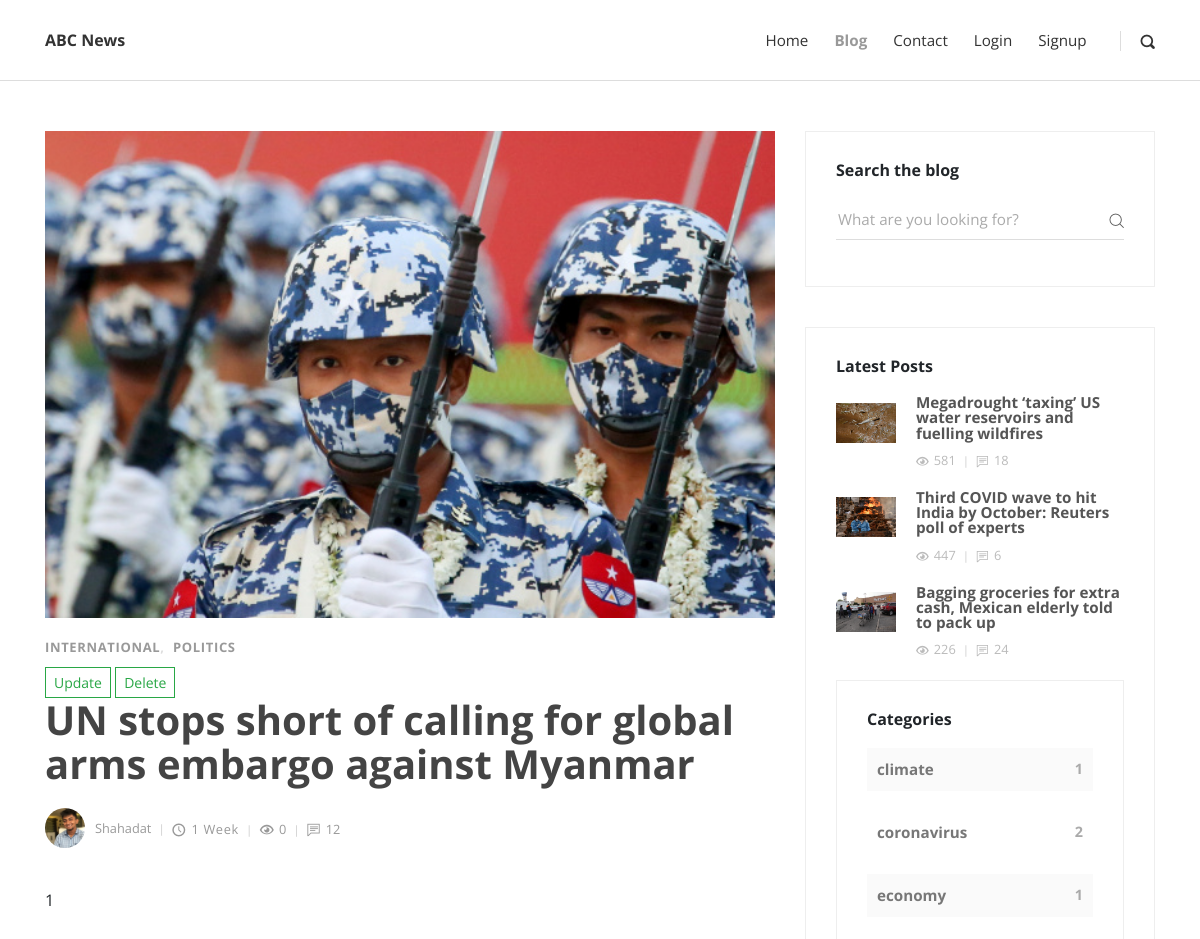
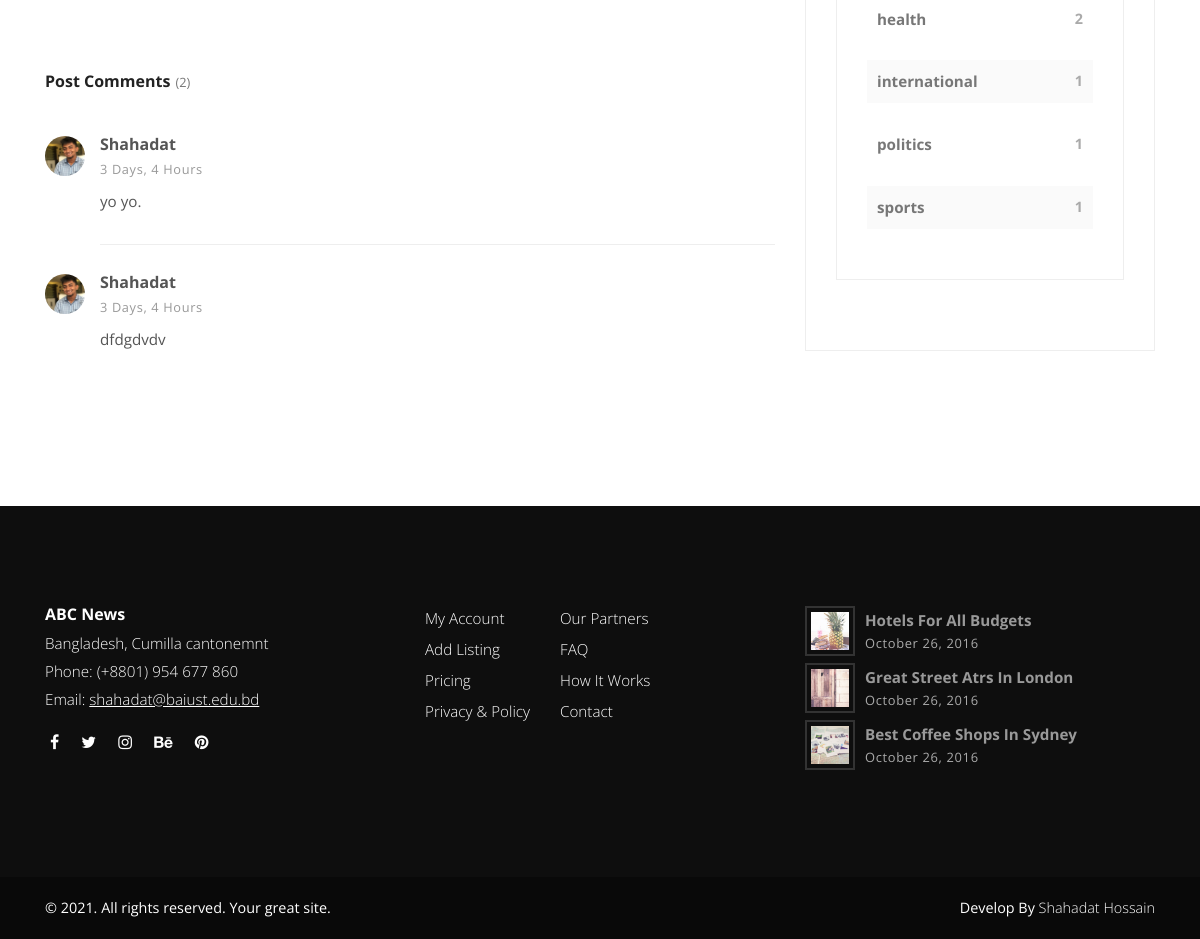
The app's page /post/1/ with its own data (2 pictures, top to bottom).
### blog/models/post.py (models this page shows, shortened)
class Post(models.Model):
    title = models.CharField(max_length=120)
    author = models.ForeignKey(Author, on_delete=models.CASCADE)
    categories = models.ManyToManyField(Category)
    overview = models.TextField(default='not available')
    thumbnail = models.ImageField(upload_to='post', default='no_image.jpeg')
    content = RichTextUploadingField(default='no content available')
    view_count = models.IntegerField(default=0)
    comment_count = models.IntegerField(default=0)
    timestamp = models.DateTimeField(auto_now_add=True)
    featured = models.BooleanField(default=True)
    previous_post = models.ForeignKey('self', on_delete=models.SET_NULL,
                                      related_name='previous',
                                      blank=True, null=True)
    next_post = models.ForeignKey('self', on_delete=models.SET_NULL,
                                  related_name='next',
                                  blank=True, null=True)
    def admin_photo(self):
        return mark_safe('<img src="{}" width="100" />'.format(self.thumbnail.url))
    admin_photo.short_description = 'Image'
    admin_photo.allow_tags = True
    def get_absolute_url(self):
        return reverse('post-view', kwargs={
            'id': self.id,
        })
    @property
    def get_comments(self):
        return self.comments.all().order_by('-timestamp')

class Comment(models.Model):
    user = models.ForeignKey(User, on_delete=models.CASCADE)
    timestamp = models.DateTimeField(auto_now_add=True)
    content = models.TextField()
    post = models.ForeignKey(Post, related_name='comments', on_delete=models.CASCADE)

### blog/models/category.py (models this page shows, shortened)
class Category(models.Model):
    name = models.CharField(max_length=20)

### blog/models/author.py (models this page shows, shortened)
class Author(models.Model):
    author = models.OneToOneField(User, on_delete=models.CASCADE)
    image = models.ImageField(upload_to='post', default='no_pic.jpg', blank=True)
    bio = models.TextField(max_length=500, blank=True)
    location = models.CharField(max_length=30, blank=True)
    birth_date = models.DateField(null=True, blank=True)
    def __str__(self):
        return str(self.author)
    def admin_photo(self):
        return mark_safe('<img src="{}" width="100" />'.format(self.image.url))
    admin_photo.short_description = 'Image'
    admin_photo.allow_tags = True

### blog/views/post_view.py (the view)
# urls.py: path('post/<id>/', postView, name='post-view'),
def postView(request, id):
    category_count = get_category_count()
    latest_post = Post.objects.order_by('-timestamp')[0:3]
    post = get_object_or_404(Post, id=id)
    form = CommentForm(request.POST or None)
    if request.method == "POST":
        if form.is_valid():
            form.instance.user = request.user
            form.instance.post = post
            form.save()
            return redirect(post, id=id)
    context = {
        'post': post,
        'category_count': category_count,
        'latest_post': latest_post,
        'form': form,
    }
    return render(request, 'post.html', context)

### blog/forms.py
class CommentForm(forms.ModelForm):
    content = forms.CharField(widget=forms.Textarea(attrs={
        'class': 'form-control',
        'placeholder': "Type your comment",
        'id': 'usercomment',
        'rows': '4'
    }))
    class Meta:
        model = Comment
        fields = ('content',)

### blog/views/category_count_view.py (called while the page is built)
def get_category_count():
    queryset = Post \
        .objects \
        .values('categories__name') \
        .annotate(Count('categories__name'))
    return queryset

### templates/post.html (shortened to what this page needs)
{% extends 'base.html' %}
{% load static %}
{% block content %}
<div class="container">
    <div class="row">
        <main class="post blog-post col-lg-8">
            <div class="container">
                <div class="post-single">
                    <div class="post-thumbnail"><img src="{{ post.thumbnail.url }}" alt="..." class="img-fluid"></div>
                    <div class="post-details">
                        <div class="post-meta d-flex justify-content-between">
                            <div class="category">
                                {% for cat in post.categories.all %}
                                <a href="#">{{ cat.name }}</a>
                                {% endfor %}
                            </div>
                        </div>
                        <a class="btn btn-outline-success btn-sm" href="{% url 'post-update' id=post.id%}"
                           type="submit">Update</a>
                        <a class="btn btn-outline-success btn-sm" href="{% url 'post-delete' id=post.id%}"
                           type="submit">Delete</a>
                        <h1>{{ post.title }}<a href="#"></a></h1>
                        <div class="post-footer d-flex align-items-center flex-column flex-sm-row">
                            <a href="#" class="author d-flex align-items-center flex-wrap">
                                <div class="avatar"><img src="{{ post.author.image.url }}" alt="..." class="img-fluid">
                                </div>
                                <div class="title"><span>{{ post.author }}</span></div>
                            </a>
                            <div class="d-flex align-items-center flex-wrap">
                                <div class="date"><i class="icon-clock"></i>{{ post.timestamp| timesince }}</div>
                                <div class="views"><i class="icon-eye"></i>{{ post.view_count }}</div>
                                <div class="comments meta-last"><i class="icon-comment"></i>{{ post.comment_count }}
                                </div>
                            </div>
                        </div>
                        <div class="post-body">
                            {{ post.content| safe }}
                        </div>
                        <div class="post-comments">
                            <header>
                                <h3 class="h6">Post Comments<span
                                        class="no-of-comments">({{ post.comments.count }})</span></h3>
                            </header>
                            {% for comment in post.get_comments %}
                            <div class="comment">
                                <div class="comment-header d-flex justify-content-between">
                                    <div class="user d-flex align-items-center">
                                        <div class="image">
                                            {% if comment.user.author %}
                                            <img src="{{ comment.user.author.image.url }}" alt="..."
                                                 class="img-fluid rounded-circle">
                                            {% else %}
                                            <img src="{% static 'img/user.svg' %}" alt="..."
                                                 class="img-fluid rounded-circle">
                                            {% endif %}
                                        </div>
                                        <div class="title"><strong>{{ comment.user }}</strong><span
                                                class="date">{{ comment.timestamp| timesince }}</span></div>
                                    </div>
                                </div>
                                <div class="comment-body">
                                    <p>{{ comment.content }}</p>
                                </div>
                            </div>
                            {% endfor %}
                        </div>
                </div>
            </div>
        </main>
        <aside class="col-lg-4">
            <div class="widget search">
                <header>
                    <h3 class="h6">Search the blog</h3>
                </header>
                <form action="#" class="search-form">
                    <div class="form-group">
                        <input type="search" placeholder="What are you looking for?">
                        <button type="submit" class="submit"><i class="icon-search"></i></button>
                    </div>
                </form>
            </div>
            <div class="widget latest-posts">
                <header>
                    <h3 class="h6">Latest Posts</h3>
                </header>
                {% for article in latest_post %}
                <div class="blog-posts">
                    <a href="{{ article.get_absolute_url }}">
                        <div class="item d-flex align-items-center">
                            <div class="image"><img src="{{ article.thumbnail.url }}" alt="..."
                                                    class="img-fluid"></div>
                            <div class="title"><strong>{{ article.title }}</strong>
                                <div class="d-flex align-items-center">
                                    <div class="views"><i class="icon-eye"></i>{{ article.view_count }}</div>
                                    <div class="comments"><i class="icon-comment"></i>{{ article.comment_count }}</div>
                                </div>
                            </div>
                        </div>
                        {% endfor %}
                    </a>
                </div>
            </div>
            <div class="widget categories">
                <header>
                    <h3 class="h6">Categories</h3>
                </header>
                {% for cat in category_count %}
                <div class="item d-flex justify-content-between">
                    <a href="#">{{ cat.categories__name }}</a>
                    <span>{{ cat.categories__name__count }}</span></div>
                {% endfor %}
            </div>
        </aside>
    </div>
</div>
{% endblock content %}

### django_blog_app/static/css/style.violet.css (style rules this page uses)
body { overflow-x: hidden; }
strong { font-weight: 700; }
a, i, span { display: inline-block; text-decoration: none; -webkit-transition: all 0.3s; transition: all 0.3s; }
a i { -webkit-transition: none; transition: none; }
button, input { outline: none !important; font-family: "Open Sans", sans-serif; }
button { cursor: pointer; }
main, aside { padding: 50px 0 100px; }
.widget { margin-bottom: 40px; padding: 30px; border: 1px solid #eee; }
.widget header { margin-bottom: 20px; }
.category a { color: #9055A2; letter-spacing: 0.08em; font-weight: 700; text-transform: uppercase; text-decoration: none; font-size: 13px; }
.category a::after { content: ','; color: #ddd; display: inline-block; margin-right: 5px; }
.category a:last-of-type::after { display: none; }
i[class*="icon-"] { -webkit-transform: translateY(3px); transform: translateY(3px); }
.btn { border-radius: 0 !important; }
h1, h2, h3, h4, h5, h6 { margin-bottom: 15px; }
.post-meta { margin: 10px 0; font-size: 0.8em; }
.post p:not(.lead) { font-weight: 400; color: #777; font-size: 0.95em; }
.post a { text-decoration: none; }
.post h3 { line-height: 1.1em; color: #222; -webkit-transition: all 0.3s; transition: all 0.3s; margin-bottom: 1rem; }
.post .category a { color: #9055A2; letter-spacing: 0.05em; font-weight: 700; text-transform: uppercase; text-decoration: none; }
.post .date { letter-spacing: 0.05em; font-weight: 400; text-transform: uppercase; color: #aaa; }
.post .avatar { max-width: 40px; min-width: 40px; height: 40px; overflow: hidden; border-radius: 50%; margin-right: 10px; }
.post .title, .post .date, .post .comments, .post .views { font-weight: 400; color: #999; text-transform: capitalize; }
.post .title i, .post .date i, .post .comments i, .post .views i { margin-right: 5px; font-size: 1.1em; }
.post .title::after, .post .date::after, .post .comments::after, .post .views::after { content: '|'; display: inline-block; margin: 0 7px; font-size: 0.9em; color: #ccc; }
.post .meta-last::after { display: none; }
.widget.search .form-group { position: relative; }
.widget.search input { width: 100%; height: 40px; line-height: 40px; border: none; border-bottom: 1px solid #ddd; font-size: 0.95em; font-family: "Open Sans", sans-serif; font-weight: 400; background: none; }
.widget.search .submit { height: 40px; padding: 0; line-height: 40px; background: none; border: none; color: #555; font-size: 0.9em; position: absolute; top: 0; right: 0; }
.widget.latest-posts a { display: block; color: #555; text-decoration: none; }
.widget.latest-posts .image { min-width: 60px; max-width: 60px; height: 60px; overflow: hidden; margin-right: 20px; }
.widget.latest-posts .item { margin-bottom: 20px; }
.widget.latest-posts strong { font-size: 0.95em; display: block; line-height: 1em; }
.widget.latest-posts .views, .widget.latest-posts .comments { font-size: 0.8em; font-weight: 400; color: #bbb; margin-top: 10px; }
.widget.latest-posts .views i, .widget.latest-posts .comments i { margin-right: 5px; }
.widget.latest-posts .views::after, .widget.latest-posts .comments::after { content: '|'; display: inline-block; margin: 0 7px; font-size: 0.9em; color: #ccc; }
.widget.latest-posts .comments::after { display: none; }
.widget.categories .item { background: #fafafa; padding: 10px; color: #777; font-weight: 700; }
.widget.categories .item:nth-of-type(2n+2) { background: none; }
.widget.categories .item a { color: inherit; font-size: 0.95em; }
.widget.categories .item span { font-size: 0.9em; color: #aaa; }

### records on screen
Post: thumbnail (picture), title "UN stops short of calling for global arms embargo against Myanmar", author.image (picture), author "Shahadat", timestamp "1 Week", view_count "0", comment_count "12", content "1", comments.count "2"
Category: name "INTERNATIONAL", categories__name "international", categories__name__count "1"
Category: name "POLITICS"
Comment: user.author.image (picture), user "Shahadat", timestamp "3 Days, 4 Hours", content "yo yo."
Comment: user.author.image (picture), user "Shahadat", timestamp "3 Days, 4 Hours", content "dfdgdvdv"
Post: thumbnail (picture), title "Megadrought ‘taxing’ US water reservoirs and fuelling wildfires", view_count "581", comment_count "18"
Post: thumbnail (picture), title "Third COVID wave to hit India by October: Reuters poll of experts", view_count "447", comment_count "6"
Post: thumbnail (picture), title "Bagging groceries for extra cash, Mexican elderly told to pack up", view_count "226", comment_count "24"

### other values on screen
{{ cat.categories__name }} "climate" "coronavirus" "economy" "health" "politics" "sports"
{{ cat.categories__name__count }} "1" "2" "1" "2" "1" "1"
